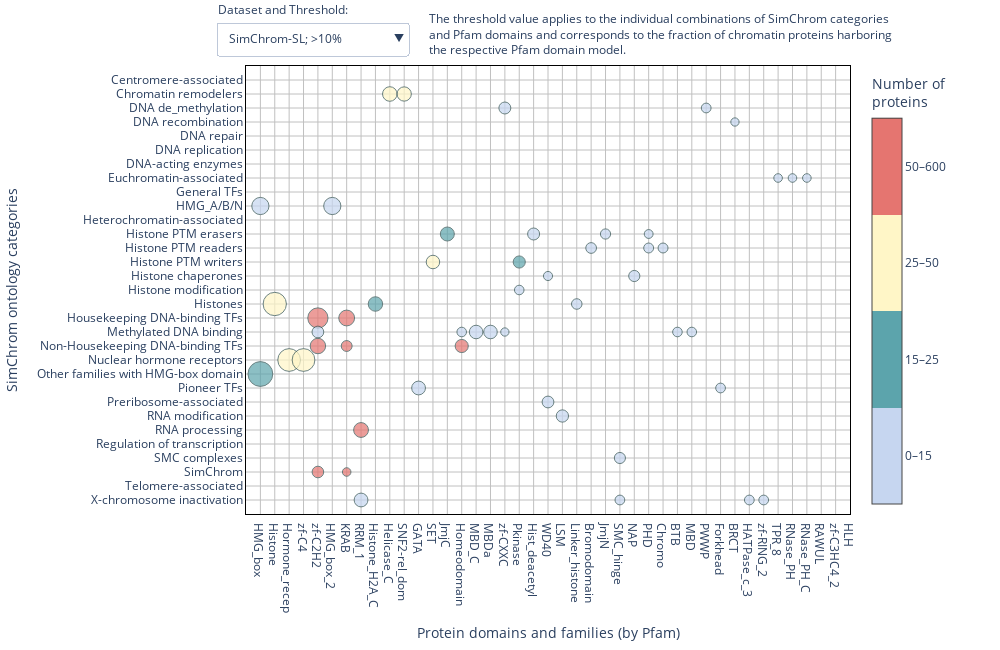

The notebook cell saved with this chart:
### Code cell
import numpy as np
import pandas as pd
import plotly.graph_objects as go

# Load data
df_perc_sl = pd.read_csv("simchrom_sl_domains_percent_0_1.csv", index_col=0).sort_index()
df_size_sl = pd.read_csv("simchrom_sl_domains_number_0_1.csv", index_col=0).sort_index()
df_perc = pd.read_csv("simchrom_domains_percent_0_1.csv", index_col=0).sort_index()
df_size = pd.read_csv("simchrom_domains_number_0_1.csv", index_col=0).sort_index()

column_order = (pd.DataFrame([df_perc.max(),df_perc_sl.max()])//5).T.sort_values([1,0],ascending=False).index

df_perc_sl = df_perc_sl[column_order]
df_size_sl = df_size_sl[column_order]
df_perc = df_perc[column_order]
df_size = df_size[column_order]

def map_color(val):
    if val < 15:
        return 0.2
    elif val < 25:
        return 0.3
    elif val < 50:
        return 0.6
    else:
        return 0.8
    
colorscale = [
    [0.0, "#c6d6f0"],
    [0.25, "#c6d6f0"],
    [0.25, "#5ca4ac"],
    [0.5, "#5ca4ac"],
    [0.5, "#fff6c7"],
    [0.75, "#fff6c7"],
    [0.75, "#e57570"],
    [1.0, "#e57570"],
]

def make_trace(df_perc, df_size, threshold):
    n_rows, n_cols = df_size.shape
    x, y = np.meshgrid(np.arange(n_cols), np.arange(n_rows))
    x = x.flatten()
    y = y.flatten()

    sizes = df_perc.values.flatten()
    colors = df_size.values.flatten()

    mask = sizes >= threshold
    x_all = x[mask]
    y_all = y[mask]
    sizes_all = sizes[mask]
    colors_all = colors[mask]
    color_cats = [map_color(val) for val in colors_all]

    return go.Scatter(
        x=x_all,
        y=y_all,
        text=[
            f"{percent:.1f}%, {num:n} proteins"
            for num, percent in zip(colors_all, sizes_all)
        ],
        name='',
        mode="markers",
        marker=dict(
            color=color_cats,
            colorscale=colorscale,
            cmin=0,
            cmax=1,
            colorbar=dict(
                tickvals=[i/4+1/8 for i in range(4)], 
                ticktext=["0–15","15–25","25–50","50–600"],
                title="Number of<br>proteins"
            ),
            size=sizes_all,
            opacity=0.7,
            sizemode="area",
            sizeref=0.3,
            line_width=1,
            line_color="DarkSlateGrey"
        ),
        showlegend=False,
        visible=False
    )

thresholds = [0.1, 5, 10]
data = []

# Create all traces
for df_p, df_s in [(df_perc, df_size), (df_perc_sl, df_size_sl)]:
    for th in thresholds:
        trace = make_trace(df_p, df_s, th)
        data.append(trace)

# Set default visible trace
data[-1].visible = True

# Dropdowns
n_thresholds = len(thresholds)
thresholds_max_x = [df_size.shape[1],(df_perc_sl.max()>=5).sum()+2,(df_perc_sl.max()>=10).sum()+2]*2
plot_sizes = [1600,1200,1000]*2



    
buttons = []

for i, (ds_label, ds_idx) in enumerate(zip(['SimChrom']*n_thresholds+['SimChrom-SL']*n_thresholds, [0]*n_thresholds+[1]*n_thresholds)):
    th = thresholds[i % 3]
    max_x = thresholds_max_x[i]
    vis = [False] * len(data)
    vis[i] = True
    
    buttons.append(dict(
        label=f"{ds_label}; {'>'+str(th)+'%' if th != 0.1 else 'no threshold'}",
        method="update",
        args=[
            {"visible": vis},
            {"xaxis.range": [-1,max_x], "width":plot_sizes[i]},
        ]
        
    ))
    
    
# Figure
fig = go.Figure(data=data)
fig.update_layout(
    autosize=False,
    width=1000,
    height=650,
    xaxis=dict(
        title="Protein domains and families (by Pfam)",
        tickmode="array",
        tickvals=np.arange(df_size.shape[1]),
        ticktext=df_size.columns,
        gridcolor="silver",
        range=[-1, thresholds_max_x[-1]],
        zeroline=False,
        linewidth=1,
        linecolor="black",
        showline=True,
        mirror=True,
    ),
    yaxis=dict(
        title="SimChrom ontology categories",
        tickmode="array",
        tickvals=np.arange(df_size.shape[0]),
        ticktext=df_size.index,
        gridcolor="silver",
        range=[df_size.shape[0], -1],
        zeroline=False,
        linewidth=1,
        linecolor="black",
        showline=True,
        mirror=True,
    ),
    margin=dict(r=150, t=50),
    plot_bgcolor="white",
    dragmode=False,
    updatemenus=[
        dict(
            buttons=buttons,
            direction="down",
            active=len(buttons) - 1,
            x=-0.05,
            y=1.12,
            showactive=True,
            pad={"r": 10, "t": 10},
            xanchor="left",
            yanchor="top",
        ),
        # dict(
        #     buttons=buttons_threshold,
        #     direction="down",
        #     x=0.25,
        #     y=1.15,
        #     showactive=True,
        #     pad={"r": 10, "t": 10},
        #     xanchor="left",
        #     yanchor="top",
        # ),
    ],
    annotations=[
        dict(text="Dataset and Threshold:", x=-0.05, y=1.15, xref="paper", yref="paper", showarrow=False),
        dict(text="The threshold value applies to the individual combinations of SimChrom categories <br>and Pfam domains and corresponds to the fraction of chromatin proteins harboring <br>the respective Pfam domain model.",
             x=0.3, y=1.13, xref="paper", yref="paper", showarrow=False,align="left"),
        
    ]
)


js_snippet = '''
var plot = $('#SHvsPfam_plot');
plot.on('plotly_click', function(data){
    var pts = '';
    var point = data.points[0];
    console.log(plot.layout.xaxis.ticktext[point.x]);
    console.log(plot.layout.yaxis.ticktext[point.y]);
});
'''
config = {
    'scrollZoom': False,  # Disable scroll to zoom
    'modeBarButtonsToRemove': ['zoom2d'],
    'displayModeBar': False,  # Hide the mode bar (toolbar)
    'doubleClick': False,  # Disable double click to reset zoom
    'editable': False,  # Disable edits like moving title and axes
    'staticPlot': False  # Disable all interactivity (makes the plot static)
}

fig.write_html("SHvsPfam_plot.html", full_html=False,div_id='SHvsPfam_plot',include_plotlyjs='js/plotly-2.35.2.min.js',config=config)


fig.show()

### Figure 1 — Plotly figure (JSON) as saved in the notebook; plotly's stock layout.template omitted (floating-point values rounded to 4 significant figures; data arrays with more than 128 entries replaced by an {"elided": "..."} marker saying what was removed)
{"data": [{"marker": {"cmax": 1, "cmin": 0, "color": {"elided": "946 float values"}, "colorbar": {"ticktext": ["0–15", "15–25", "25–50", "50–600"], "tickvals": [0.125, 0.375, 0.625, 0.875], "title": {"text": "Number of<br>proteins"}}, "colorscale": [[0, "#c6d6f0"], [0.25, "#c6d6f0"], [0.25, "#5ca4ac"], [0.5, "#5ca4ac"], [0.5, "#fff6c7"], [0.75, "#fff6c7"], [0.75, "#e57570"], [1, "#e57570"]], "line": {"color": "DarkSlateGrey", "width": 1}, "opacity": 0.7, "size": {"elided": "946 float values"}, "sizemode": "area", "sizeref": 0.3}, "mode": "markers", "name": "", "showlegend": false, "text": {"elided": "946 str values"}, "type": "scatter", "visible": false, "x": {"elided": "946 int values"}, "y": {"elided": "946 int values"}}, {"marker": {"cmax": 1, "cmin": 0, "color": [0.2, 0.6, 0.6, 0.2, 0.2, 0.2, 0.2, 0.2, 0.2, 0.2, 0.2, 0.2, 0.3, 0.2, 0.2, 0.6, 0.6, 0.3, 0.2, 0.2, 0.2, 0.2, 0.2, 0.2, 0.2, 0.2, 0.2, 0.2, 0.2, 0.2, 0.2, 0.2, 0.3, 0.2, 0.2, 0.2, 0.2, 0.2, 0.2, 0.2, 0.2, 0.2, 0.2, 0.2, 0.2, 0.2, 0.3, 0.3, 0.2, 0.2, 0.6, 0.3, 0.2, 0.2, 0.2, 0.2, 0.2, 0.2, 0.2, 0.6, 0.3, 0.6, 0.3, 0.6, 0.3, 0.2, 0.8, 0.8, 0.6, 0.6, 0.6, 0.6, 0.2, 0.2, 0.2, 0.2, 0.2, 0.2, 0.2, 0.2, 0.8, 0.8, 0.8, 0.8, 0.6, 0.6, 0.2, 0.2, 0.6, 0.2, 0.2, 0.2, 0.2, 0.2, 0.2, 0.2, 0.2, 0.8, 0.3, 0.3, 0.8, 0.8, 0.8, 0.8, 0.8, 0.2, 0.8, 0.8, 0.8, 0.2, 0.2, 0.2, 0.2, 0.2, 0.2, 0.2, 0.2, 0.2, 0.2, 0.2, 0.2], "colorbar": {"ticktext": ["0–15", "15–25", "25–50", "50–600"], "tickvals": [0.125, 0.375, 0.625, 0.875], "title": {"text": "Number of<br>proteins"}}, "colorscale": [[0, "#c6d6f0"], [0.25, "#c6d6f0"], [0.25, "#5ca4ac"], [0.5, "#5ca4ac"], [0.5, "#fff6c7"], [0.75, "#fff6c7"], [0.75, "#e57570"], [1, "#e57570"]], "line": {"color": "DarkSlateGrey", "width": 1}, "opacity": 0.7, "size": [5.195, 29.73, 28.83, 9.91, 10.81, 8.108, 21.43, 14.29, 7.143, 5.479, 6.849, 8.219, 5.405, 5.556, 5.051, 19.52, 12.75, 5.976, 6.122, 8.163, 6.78, 5.085, 44.44, 44.44, 6.944, 6.944, 6.944, 5.556, 9.722, 12.5, 5.556, 5.556, 28.85, 21.15, 15.38, 11.54, 7.692, 5.769, 7.692, 5.769, 5.769, 9.615, 5.769, 5.769, 7.692, 6.796, 15.53, 16.5, 13.59, 7.767, 26.53, 21.43, 6.122, 9.184, 6.122, 5.102, 7.143, 12.5, 18.75, 12.7, 8.333, 12.3, 7.54, 81.48, 31.48, 16.67, 58.09, 34.74, 5.699, 6.25, 7.169, 7.353, 17.65, 11.76, 23.53, 23.53, 17.65, 5.882, 11.76, 11.76, 33.37, 16.2, 24.3, 9.19, 77.97, 77.97, 6.78, 5.085, 92.59, 7.407, 28.57, 9.524, 14.29, 9.524, 19.18, 14.81, 18.52, 30.26, 8.333, 7.895, 39.49, 21.55, 13.94, 6.671, 5.337, 18.52, 20.17, 10.96, 7.059, 14.29, 7.143, 7.143, 7.143, 7.143, 7.143, 7.143, 7.143, 14.29, 14.29, 7.143, 7.143], "sizemode": "area", "sizeref": 0.3}, "mode": "markers", "name": "", "showlegend": false, "text": ["5.2%, 12 proteins", "29.7%, 33 proteins", "28.8%, 32 proteins", "9.9%, 11 proteins", "10.8%, 12 proteins", "8.1%, 9 proteins", "21.4%, 3 proteins", "14.3%, 2 proteins", "7.1%, 1 proteins", "5.5%, 4 proteins", "6.8%, 5 proteins", "8.2%, 6 proteins", "5.4%, 18 proteins", "5.6%, 11 proteins", "5.1%, 10 proteins", "19.5%, 49 proteins", "12.7%, 32 proteins", "6.0%, 15 proteins", "6.1%, 3 proteins", "8.2%, 4 proteins", "6.8%, 4 proteins", "5.1%, 3 proteins", "44.4%, 4 proteins", "44.4%, 4 proteins", "6.9%, 5 proteins", "6.9%, 5 proteins", "6.9%, 5 proteins", "5.6%, 4 proteins", "9.7%, 7 proteins", "12.5%, 9 proteins", "5.6%, 4 proteins", "5.6%, 4 proteins", "28.8%, 15 proteins", "21.2%, 11 proteins", "15.4%, 8 proteins", "11.5%, 6 proteins", "7.7%, 4 proteins", "5.8%, 3 proteins", "7.7%, 4 proteins", "5.8%, 3 proteins", "5.8%, 3 proteins", "9.6%, 5 proteins", "5.8%, 3 proteins", "5.8%, 3 proteins", "7.7%, 4 proteins", "6.8%, 7 proteins", "15.5%, 16 proteins", "16.5%, 17 proteins", "13.6%, 14 proteins", "7.8%, 8 proteins", "26.5%, 26 proteins", "21.4%, 21 proteins", "6.1%, 6 proteins", "9.2%, 9 proteins", "6.1%, 6 proteins", "5.1%, 5 proteins", "7.1%, 7 proteins", "12.5%, 4 proteins", "18.8%, 6 proteins", "12.7%, 32 proteins", "8.3%, 21 proteins", "12.3%, 31 proteins", "7.5%, 19 proteins", "81.5%, 44 proteins", "31.5%, 17 proteins", "16.7%, 9 proteins", "58.1%, 316 proteins", "34.7%, 189 proteins", "5.7%, 31 proteins", "6.2%, 34 proteins", "7.2%, 39 proteins", "7.4%, 40 proteins", "17.6%, 6 proteins", "11.8%, 4 proteins", "23.5%, 8 proteins", "23.5%, 8 proteins", "17.6%, 6 proteins", "5.9%, 2 proteins", "11.8%, 4 proteins", "11.8%, 4 proteins", "33.4%, 276 proteins", "16.2%, 134 proteins", "24.3%, 201 proteins", "9.2%, 76 proteins", "78.0%, 46 proteins", "78.0%, 46 proteins", "6.8%, 4 proteins", "5.1%, 3 proteins", "92.6%, 25 proteins", "7.4%, 2 proteins", "28.6%, 6 proteins", "9.5%, 2 proteins", "14.3%, 3 proteins", "9.5%, 2 proteins", "19.2%, 14 proteins", "14.8%, 4 proteins", "18.5%, 5 proteins", "30.3%, 69 proteins", "8.3%, 19 proteins", "7.9%, 18 proteins", "39.5%, 592 proteins", "21.5%, 323 proteins", "13.9%, 209 proteins", "6.7%, 100 proteins", "5.3%, 80 proteins", "18.5%, 5 proteins", "20.2%, 600 proteins", "11.0%, 326 proteins", "7.1%, 210 proteins", "14.3%, 2 proteins", "7.1%, 1 proteins", "7.1%, 1 proteins", "7.1%, 1 proteins", "7.1%, 1 proteins", "7.1%, 1 proteins", "7.1%, 1 proteins", "7.1%, 1 proteins", "14.3%, 2 proteins", "14.3%, 2 proteins", "7.1%, 1 proteins", "7.1%, 1 proteins"], "type": "scatter", "visible": false, "x": [47, 9, 10, 23, 27, 28, 17, 31, 46, 9, 33, 70, 9, 9, 72, 9, 10, 42, 27, 41, 20, 23, 0, 5, 4, 9, 10, 12, 27, 28, 30, 39, 13, 19, 24, 27, 52, 53, 54, 55, 56, 57, 58, 59, 60, 13, 23, 27, 28, 31, 12, 18, 23, 27, 49, 50, 51, 20, 26, 12, 13, 18, 27, 1, 8, 22, 4, 6, 29, 43, 44, 45, 4, 14, 15, 16, 17, 20, 29, 30, 4, 6, 14, 41, 2, 3, 41, 48, 0, 5, 11, 14, 32, 41, 20, 7, 21, 7, 9, 42, 4, 6, 14, 41, 44, 25, 4, 6, 14, 7, 13, 24, 25, 28, 33, 34, 35, 39, 40, 52, 71], "y": [0, 1, 1, 1, 1, 1, 2, 2, 2, 3, 3, 3, 4, 5, 5, 6, 6, 6, 7, 7, 8, 8, 9, 9, 10, 10, 10, 10, 10, 10, 10, 10, 11, 11, 11, 11, 11, 11, 11, 11, 11, 11, 11, 11, 11, 12, 12, 12, 12, 12, 13, 13, 13, 13, 13, 13, 13, 14, 14, 15, 15, 15, 15, 16, 16, 16, 17, 17, 17, 17, 17, 17, 18, 18, 18, 18, 18, 18, 18, 18, 19, 19, 19, 19, 20, 20, 20, 20, 21, 21, 22, 22, 22, 22, 23, 24, 24, 25, 25, 25, 26, 26, 26, 26, 26, 27, 28, 28, 28, 30, 30, 30, 30, 30, 30, 30, 30, 30, 30, 30, 30]}, {"marker": {"cmax": 1, "cmin": 0, "color": [0.6, 0.6, 0.2, 0.2, 0.2, 0.6, 0.6, 0.2, 0.2, 0.2, 0.3, 0.2, 0.2, 0.2, 0.3, 0.3, 0.2, 0.6, 0.3, 0.2, 0.2, 0.6, 0.6, 0.6, 0.3, 0.2, 0.8, 0.8, 0.2, 0.2, 0.2, 0.2, 0.2, 0.2, 0.2, 0.8, 0.8, 0.8, 0.6, 0.6, 0.6, 0.2, 0.2, 0.2, 0.2, 0.2, 0.8, 0.8, 0.8, 0.8, 0.2, 0.8, 0.8, 0.2, 0.2, 0.2], "colorbar": {"ticktext": ["0–15", "15–25", "25–50", "50–600"], "tickvals": [0.125, 0.375, 0.625, 0.875], "title": {"text": "Number of<br>proteins"}}, "colorscale": [[0, "#c6d6f0"], [0.25, "#c6d6f0"], [0.25, "#5ca4ac"], [0.5, "#5ca4ac"], [0.5, "#fff6c7"], [0.75, "#fff6c7"], [0.75, "#e57570"], [1, "#e57570"]], "line": {"color": "DarkSlateGrey", "width": 1}, "opacity": 0.7, "size": [29.73, 28.83, 10.81, 21.43, 14.29, 19.52, 12.75, 44.44, 44.44, 12.5, 28.85, 21.15, 15.38, 11.54, 15.53, 16.5, 13.59, 26.53, 21.43, 12.5, 18.75, 12.7, 12.3, 81.48, 31.48, 16.67, 58.09, 34.74, 17.65, 11.76, 23.53, 23.53, 17.65, 11.76, 11.76, 33.37, 16.2, 24.3, 77.97, 77.97, 92.59, 28.57, 14.29, 19.18, 14.81, 18.52, 30.26, 39.49, 21.55, 13.94, 18.52, 20.17, 10.96, 14.29, 14.29, 14.29], "sizemode": "area", "sizeref": 0.3}, "mode": "markers", "name": "", "showlegend": false, "text": ["29.7%, 33 proteins", "28.8%, 32 proteins", "10.8%, 12 proteins", "21.4%, 3 proteins", "14.3%, 2 proteins", "19.5%, 49 proteins", "12.7%, 32 proteins", "44.4%, 4 proteins", "44.4%, 4 proteins", "12.5%, 9 proteins", "28.8%, 15 proteins", "21.2%, 11 proteins", "15.4%, 8 proteins", "11.5%, 6 proteins", "15.5%, 16 proteins", "16.5%, 17 proteins", "13.6%, 14 proteins", "26.5%, 26 proteins", "21.4%, 21 proteins", "12.5%, 4 proteins", "18.8%, 6 proteins", "12.7%, 32 proteins", "12.3%, 31 proteins", "81.5%, 44 proteins", "31.5%, 17 proteins", "16.7%, 9 proteins", "58.1%, 316 proteins", "34.7%, 189 proteins", "17.6%, 6 proteins", "11.8%, 4 proteins", "23.5%, 8 proteins", "23.5%, 8 proteins", "17.6%, 6 proteins", "11.8%, 4 proteins", "11.8%, 4 proteins", "33.4%, 276 proteins", "16.2%, 134 proteins", "24.3%, 201 proteins", "78.0%, 46 proteins", "78.0%, 46 proteins", "92.6%, 25 proteins", "28.6%, 6 proteins", "14.3%, 3 proteins", "19.2%, 14 proteins", "14.8%, 4 proteins", "18.5%, 5 proteins", "30.3%, 69 proteins", "39.5%, 592 proteins", "21.5%, 323 proteins", "13.9%, 209 proteins", "18.5%, 5 proteins", "20.2%, 600 proteins", "11.0%, 326 proteins", "14.3%, 2 proteins", "14.3%, 2 proteins", "14.3%, 2 proteins"], "type": "scatter", "visible": false, "x": [9, 10, 27, 17, 31, 9, 10, 0, 5, 28, 13, 19, 24, 27, 23, 27, 28, 12, 18, 20, 26, 12, 18, 1, 8, 22, 4, 6, 4, 14, 15, 16, 17, 29, 30, 4, 6, 14, 2, 3, 0, 11, 32, 20, 7, 21, 7, 4, 6, 14, 25, 4, 6, 7, 39, 40], "y": [1, 1, 1, 2, 2, 6, 6, 9, 9, 10, 11, 11, 11, 11, 12, 12, 12, 13, 13, 14, 14, 15, 15, 16, 16, 16, 17, 17, 18, 18, 18, 18, 18, 18, 18, 19, 19, 19, 20, 20, 21, 22, 22, 23, 24, 24, 25, 26, 26, 26, 27, 28, 28, 30, 30, 30]}, {"marker": {"cmax": 1, "cmin": 0, "color": {"elided": "611 float values"}, "colorbar": {"ticktext": ["0–15", "15–25", "25–50", "50–600"], "tickvals": [0.125, 0.375, 0.625, 0.875], "title": {"text": "Number of<br>proteins"}}, "colorscale": [[0, "#c6d6f0"], [0.25, "#c6d6f0"], [0.25, "#5ca4ac"], [0.5, "#5ca4ac"], [0.5, "#fff6c7"], [0.75, "#fff6c7"], [0.75, "#e57570"], [1, "#e57570"]], "line": {"color": "DarkSlateGrey", "width": 1}, "opacity": 0.7, "size": {"elided": "611 float values"}, "sizemode": "area", "sizeref": 0.3}, "mode": "markers", "name": "", "showlegend": false, "text": {"elided": "611 str values"}, "type": "scatter", "visible": false, "x": {"elided": "611 int values"}, "y": {"elided": "611 int values"}}, {"marker": {"cmax": 1, "cmin": 0, "color": [0.2, 0.2, 0.2, 0.6, 0.6, 0.2, 0.2, 0.2, 0.2, 0.2, 0.2, 0.2, 0.2, 0.2, 0.2, 0.2, 0.2, 0.2, 0.3, 0.3, 0.2, 0.2, 0.2, 0.2, 0.2, 0.2, 0.2, 0.2, 0.2, 0.2, 0.2, 0.2, 0.2, 0.2, 0.3, 0.2, 0.2, 0.2, 0.2, 0.2, 0.2, 0.2, 0.2, 0.2, 0.2, 0.2, 0.2, 0.2, 0.2, 0.2, 0.2, 0.6, 0.3, 0.2, 0.2, 0.2, 0.2, 0.2, 0.2, 0.2, 0.2, 0.2, 0.2, 0.2, 0.2, 0.2, 0.2, 0.2, 0.2, 0.2, 0.2, 0.6, 0.3, 0.2, 0.8, 0.8, 0.6, 0.6, 0.6, 0.6, 0.2, 0.2, 0.2, 0.2, 0.2, 0.2, 0.2, 0.2, 0.8, 0.8, 0.8, 0.8, 0.6, 0.6, 0.6, 0.2, 0.2, 0.3, 0.2, 0.2, 0.2, 0.2, 0.2, 0.2, 0.2, 0.2, 0.8, 0.3, 0.3, 0.2, 0.2, 0.8, 0.8, 0.8, 0.2, 0.2, 0.2, 0.2, 0.2], "colorbar": {"ticktext": ["0–15", "15–25", "25–50", "50–600"], "tickvals": [0.125, 0.375, 0.625, 0.875], "title": {"text": "Number of<br>proteins"}}, "colorscale": [[0, "#c6d6f0"], [0.25, "#c6d6f0"], [0.25, "#5ca4ac"], [0.5, "#5ca4ac"], [0.5, "#fff6c7"], [0.75, "#fff6c7"], [0.75, "#e57570"], [1, "#e57570"]], "line": {"color": "DarkSlateGrey", "width": 1}, "opacity": 0.7, "size": [5.839, 6.569, 8.759, 31.82, 30.68, 5.682, 5.682, 7.955, 6.818, 5.682, 5.682, 21.43, 14.29, 7.143, 10.34, 7.778, 5.556, 5.97, 9.091, 8.021, 5.882, 5.556, 5.556, 5.556, 11.11, 11.11, 11.11, 5.556, 5.556, 7.018, 44.44, 44.44, 9.524, 9.524, 29.41, 21.57, 15.69, 11.76, 7.843, 5.882, 7.843, 5.882, 5.882, 9.804, 5.882, 5.882, 7.843, 17.28, 14.81, 14.81, 8.642, 27.37, 22.11, 5.263, 8.421, 6.316, 5.263, 7.368, 12.5, 18.75, 5.479, 6.849, 5.479, 13.7, 6.849, 6.849, 5.479, 5.479, 8.219, 8.219, 6.849, 81.48, 31.48, 16.67, 61.63, 37.57, 5.368, 6.759, 7.555, 7.952, 20.69, 13.79, 27.59, 27.59, 10.34, 6.897, 13.79, 13.79, 35.87, 17.73, 25.87, 9.733, 5.333, 77.59, 77.59, 6.897, 5.172, 92.31, 7.692, 28.57, 9.524, 14.29, 9.524, 20.9, 9.091, 22.73, 32.98, 8.511, 8.511, 8.197, 18.52, 20.17, 10.96, 7.059, 5.797, 28.57, 14.29, 14.29, 14.29], "sizemode": "area", "sizeref": 0.3}, "mode": "markers", "name": "", "showlegend": false, "text": ["5.8%, 8 proteins", "6.6%, 9 proteins", "8.8%, 12 proteins", "31.8%, 28 proteins", "30.7%, 27 proteins", "5.7%, 5 proteins", "5.7%, 5 proteins", "8.0%, 7 proteins", "6.8%, 6 proteins", "5.7%, 5 proteins", "5.7%, 5 proteins", "21.4%, 3 proteins", "14.3%, 2 proteins", "7.1%, 1 proteins", "10.3%, 3 proteins", "7.8%, 7 proteins", "5.6%, 5 proteins", "6.0%, 4 proteins", "9.1%, 17 proteins", "8.0%, 15 proteins", "5.9%, 11 proteins", "5.6%, 1 proteins", "5.6%, 1 proteins", "5.6%, 1 proteins", "11.1%, 2 proteins", "11.1%, 2 proteins", "11.1%, 2 proteins", "5.6%, 1 proteins", "5.6%, 1 proteins", "7.0%, 4 proteins", "44.4%, 4 proteins", "44.4%, 4 proteins", "9.5%, 2 proteins", "9.5%, 2 proteins", "29.4%, 15 proteins", "21.6%, 11 proteins", "15.7%, 8 proteins", "11.8%, 6 proteins", "7.8%, 4 proteins", "5.9%, 3 proteins", "7.8%, 4 proteins", "5.9%, 3 proteins", "5.9%, 3 proteins", "9.8%, 5 proteins", "5.9%, 3 proteins", "5.9%, 3 proteins", "7.8%, 4 proteins", "17.3%, 14 proteins", "14.8%, 12 proteins", "14.8%, 12 proteins", "8.6%, 7 proteins", "27.4%, 26 proteins", "22.1%, 21 proteins", "5.3%, 5 proteins", "8.4%, 8 proteins", "6.3%, 6 proteins", "5.3%, 5 proteins", "7.4%, 7 proteins", "12.5%, 4 proteins", "18.8%, 6 proteins", "5.5%, 4 proteins", "6.8%, 5 proteins", "5.5%, 4 proteins", "13.7%, 10 proteins", "6.8%, 5 proteins", "6.8%, 5 proteins", "5.5%, 4 proteins", "5.5%, 4 proteins", "8.2%, 6 proteins", "8.2%, 6 proteins", "6.8%, 5 proteins", "81.5%, 44 proteins", "31.5%, 17 proteins", "16.7%, 9 proteins", "61.6%, 310 proteins", "37.6%, 189 proteins", "5.4%, 27 proteins", "6.8%, 34 proteins", "7.6%, 38 proteins", "8.0%, 40 proteins", "20.7%, 6 proteins", "13.8%, 4 proteins", "27.6%, 8 proteins", "27.6%, 8 proteins", "10.3%, 3 proteins", "6.9%, 2 proteins", "13.8%, 4 proteins", "13.8%, 4 proteins", "35.9%, 269 proteins", "17.7%, 133 proteins", "25.9%, 194 proteins", "9.7%, 73 proteins", "5.3%, 40 proteins", "77.6%, 45 proteins", "77.6%, 45 proteins", "6.9%, 4 proteins", "5.2%, 3 proteins", "92.3%, 24 proteins", "7.7%, 2 proteins", "28.6%, 6 proteins", "9.5%, 2 proteins", "14.3%, 3 proteins", "9.5%, 2 proteins", "20.9%, 14 proteins", "9.1%, 2 proteins", "22.7%, 5 proteins", "33.0%, 62 proteins", "8.5%, 16 proteins", "8.5%, 16 proteins", "8.2%, 5 proteins", "18.5%, 5 proteins", "20.2%, 600 proteins", "11.0%, 326 proteins", "7.1%, 210 proteins", "5.8%, 4 proteins", "28.6%, 2 proteins", "14.3%, 1 proteins", "14.3%, 1 proteins", "14.3%, 1 proteins"], "type": "scatter", "visible": false, "x": [18, 20, 47, 9, 10, 11, 23, 27, 28, 62, 63, 17, 31, 46, 33, 59, 69, 20, 9, 42, 61, 7, 20, 31, 36, 37, 38, 41, 64, 20, 0, 5, 39, 40, 13, 19, 24, 27, 52, 53, 54, 55, 56, 57, 58, 59, 60, 23, 27, 28, 31, 12, 18, 23, 27, 49, 50, 51, 20, 26, 4, 12, 13, 18, 55, 56, 63, 65, 66, 67, 68, 1, 8, 22, 4, 6, 29, 43, 44, 45, 4, 14, 15, 16, 17, 20, 29, 30, 4, 6, 14, 41, 44, 2, 3, 41, 48, 0, 5, 11, 14, 32, 41, 20, 7, 21, 7, 9, 42, 20, 25, 4, 6, 14, 20, 7, 25, 34, 35], "y": [0, 0, 0, 1, 1, 1, 1, 1, 1, 1, 1, 2, 2, 2, 3, 4, 4, 5, 6, 6, 6, 7, 7, 7, 7, 7, 7, 7, 7, 8, 9, 9, 10, 10, 11, 11, 11, 11, 11, 11, 11, 11, 11, 11, 11, 11, 11, 12, 12, 12, 12, 13, 13, 13, 13, 13, 13, 13, 14, 14, 15, 15, 15, 15, 15, 15, 15, 15, 15, 15, 15, 16, 16, 16, 17, 17, 17, 17, 17, 17, 18, 18, 18, 18, 18, 18, 18, 18, 19, 19, 19, 19, 19, 20, 20, 20, 20, 21, 21, 22, 22, 22, 22, 23, 24, 24, 25, 25, 25, 26, 27, 28, 28, 28, 29, 30, 30, 30, 30]}, {"marker": {"cmax": 1, "cmin": 0, "color": [0.6, 0.6, 0.2, 0.2, 0.2, 0.2, 0.2, 0.2, 0.2, 0.2, 0.3, 0.2, 0.2, 0.2, 0.2, 0.2, 0.2, 0.6, 0.3, 0.2, 0.2, 0.2, 0.6, 0.3, 0.2, 0.8, 0.8, 0.2, 0.2, 0.2, 0.2, 0.2, 0.2, 0.2, 0.8, 0.8, 0.8, 0.6, 0.6, 0.3, 0.2, 0.2, 0.2, 0.2, 0.8, 0.2, 0.8, 0.8, 0.2, 0.2, 0.2, 0.2], "colorbar": {"ticktext": ["0–15", "15–25", "25–50", "50–600"], "tickvals": [0.125, 0.375, 0.625, 0.875], "title": {"text": "Number of<br>proteins"}}, "colorscale": [[0, "#c6d6f0"], [0.25, "#c6d6f0"], [0.25, "#5ca4ac"], [0.5, "#5ca4ac"], [0.5, "#fff6c7"], [0.75, "#fff6c7"], [0.75, "#e57570"], [1, "#e57570"]], "line": {"color": "DarkSlateGrey", "width": 1}, "opacity": 0.7, "size": [31.82, 30.68, 21.43, 14.29, 10.34, 11.11, 11.11, 11.11, 44.44, 44.44, 29.41, 21.57, 15.69, 11.76, 17.28, 14.81, 14.81, 27.37, 22.11, 12.5, 18.75, 13.7, 81.48, 31.48, 16.67, 61.63, 37.57, 20.69, 13.79, 27.59, 27.59, 10.34, 13.79, 13.79, 35.87, 17.73, 25.87, 77.59, 77.59, 92.31, 28.57, 14.29, 20.9, 22.73, 32.98, 18.52, 20.17, 10.96, 28.57, 14.29, 14.29, 14.29], "sizemode": "area", "sizeref": 0.3}, "mode": "markers", "name": "", "showlegend": false, "text": ["31.8%, 28 proteins", "30.7%, 27 proteins", "21.4%, 3 proteins", "14.3%, 2 proteins", "10.3%, 3 proteins", "11.1%, 2 proteins", "11.1%, 2 proteins", "11.1%, 2 proteins", "44.4%, 4 proteins", "44.4%, 4 proteins", "29.4%, 15 proteins", "21.6%, 11 proteins", "15.7%, 8 proteins", "11.8%, 6 proteins", "17.3%, 14 proteins", "14.8%, 12 proteins", "14.8%, 12 proteins", "27.4%, 26 proteins", "22.1%, 21 proteins", "12.5%, 4 proteins", "18.8%, 6 proteins", "13.7%, 10 proteins", "81.5%, 44 proteins", "31.5%, 17 proteins", "16.7%, 9 proteins", "61.6%, 310 proteins", "37.6%, 189 proteins", "20.7%, 6 proteins", "13.8%, 4 proteins", "27.6%, 8 proteins", "27.6%, 8 proteins", "10.3%, 3 proteins", "13.8%, 4 proteins", "13.8%, 4 proteins", "35.9%, 269 proteins", "17.7%, 133 proteins", "25.9%, 194 proteins", "77.6%, 45 proteins", "77.6%, 45 proteins", "92.3%, 24 proteins", "28.6%, 6 proteins", "14.3%, 3 proteins", "20.9%, 14 proteins", "22.7%, 5 proteins", "33.0%, 62 proteins", "18.5%, 5 proteins", "20.2%, 600 proteins", "11.0%, 326 proteins", "28.6%, 2 proteins", "14.3%, 1 proteins", "14.3%, 1 proteins", "14.3%, 1 proteins"], "type": "scatter", "visible": true, "x": [9, 10, 17, 31, 33, 36, 37, 38, 0, 5, 13, 19, 24, 27, 23, 27, 28, 12, 18, 20, 26, 18, 1, 8, 22, 4, 6, 4, 14, 15, 16, 17, 29, 30, 4, 6, 14, 2, 3, 0, 11, 32, 20, 21, 7, 25, 4, 6, 7, 25, 34, 35], "y": [1, 1, 2, 2, 3, 7, 7, 7, 9, 9, 11, 11, 11, 11, 12, 12, 12, 13, 13, 14, 14, 15, 16, 16, 16, 17, 17, 18, 18, 18, 18, 18, 18, 18, 19, 19, 19, 20, 20, 21, 22, 22, 23, 24, 25, 27, 28, 28, 30, 30, 30, 30]}], "layout": {"annotations": [{"showarrow": false, "text": "Dataset and Threshold:", "x": -0.05, "xref": "paper", "y": 1.15, "yref": "paper"}, {"align": "left", "showarrow": false, "text": "The threshold value applies to the individual combinations of SimChrom categories <br>and Pfam domains and corresponds to the fraction of chromatin proteins harboring <br>the respective Pfam domain model.", "x": 0.3, "xref": "paper", "y": 1.13, "yref": "paper"}], "autosize": false, "dragmode": false, "height": 650, "margin": {"r": 150, "t": 50}, "plot_bgcolor": "white", "updatemenus": [{"active": 5, "buttons": [{"args": [{"visible": [true, false, false, false, false, false]}, {"width": 1600, "xaxis.range": [-1, 140]}], "label": "SimChrom; no threshold", "method": "update"}, {"args": [{"visible": [false, true, false, false, false, false]}, {"width": 1200, "xaxis.range": [-1, 72]}], "label": "SimChrom; >5%", "method": "update"}, {"args": [{"visible": [false, false, true, false, false, false]}, {"width": 1000, "xaxis.range": [-1, 41]}], "label": "SimChrom; >10%", "method": "update"}, {"args": [{"visible": [false, false, false, true, false, false]}, {"width": 1600, "xaxis.range": [-1, 140]}], "label": "SimChrom-SL; no threshold", "method": "update"}, {"args": [{"visible": [false, false, false, false, true, false]}, {"width": 1200, "xaxis.range": [-1, 72]}], "label": "SimChrom-SL; >5%", "method": "update"}, {"args": [{"visible": [false, false, false, false, false, true]}, {"width": 1000, "xaxis.range": [-1, 41]}], "label": "SimChrom-SL; >10%", "method": "update"}], "direction": "down", "pad": {"r": 10, "t": 10}, "showactive": true, "x": -0.05, "xanchor": "left", "y": 1.12, "yanchor": "top"}], "width": 1000, "xaxis": {"gridcolor": "silver", "linecolor": "black", "linewidth": 1, "mirror": true, "range": [-1, 41], "showline": true, "tickmode": "array", "ticktext": {"elided": "140 str values"}, "tickvals": {"elided": "140 int values"}, "title": {"text": "Protein domains and families (by Pfam)"}, "type": "linear", "zeroline": false}, "yaxis": {"gridcolor": "silver", "linecolor": "black", "linewidth": 1, "mirror": true, "range": [31, -1], "showline": true, "tickmode": "array", "ticktext": ["Centromere-associated", "Chromatin remodelers", "DNA de_methylation", "DNA recombination", "DNA repair", "DNA replication", "DNA-acting enzymes", "Euchromatin-associated", "General TFs", "HMG_A/B/N", "Heterochromatin-associated", "Histone PTM erasers", "Histone PTM readers", "Histone PTM writers", "Histone chaperones", "Histone modification", "Histones", "Housekeeping DNA-binding TFs", "Methylated DNA binding", "Non-Housekeeping DNA-binding TFs", "Nuclear hormone receptors", "Other families with HMG-box domain", "Pioneer TFs", "Preribosome-associated", "RNA modification", "RNA processing", "Regulation of transcription", "SMC complexes", "SimChrom", "Telomere-associated", "X-chromosome inactivation"], "tickvals": [0, 1, 2, 3, 4, 5, 6, 7, 8, 9, 10, 11, 12, 13, 14, 15, 16, 17, 18, 19, 20, 21, 22, 23, 24, 25, 26, 27, 28, 29, 30], "title": {"text": "SimChrom ontology categories"}, "type": "linear", "zeroline": false}}}
